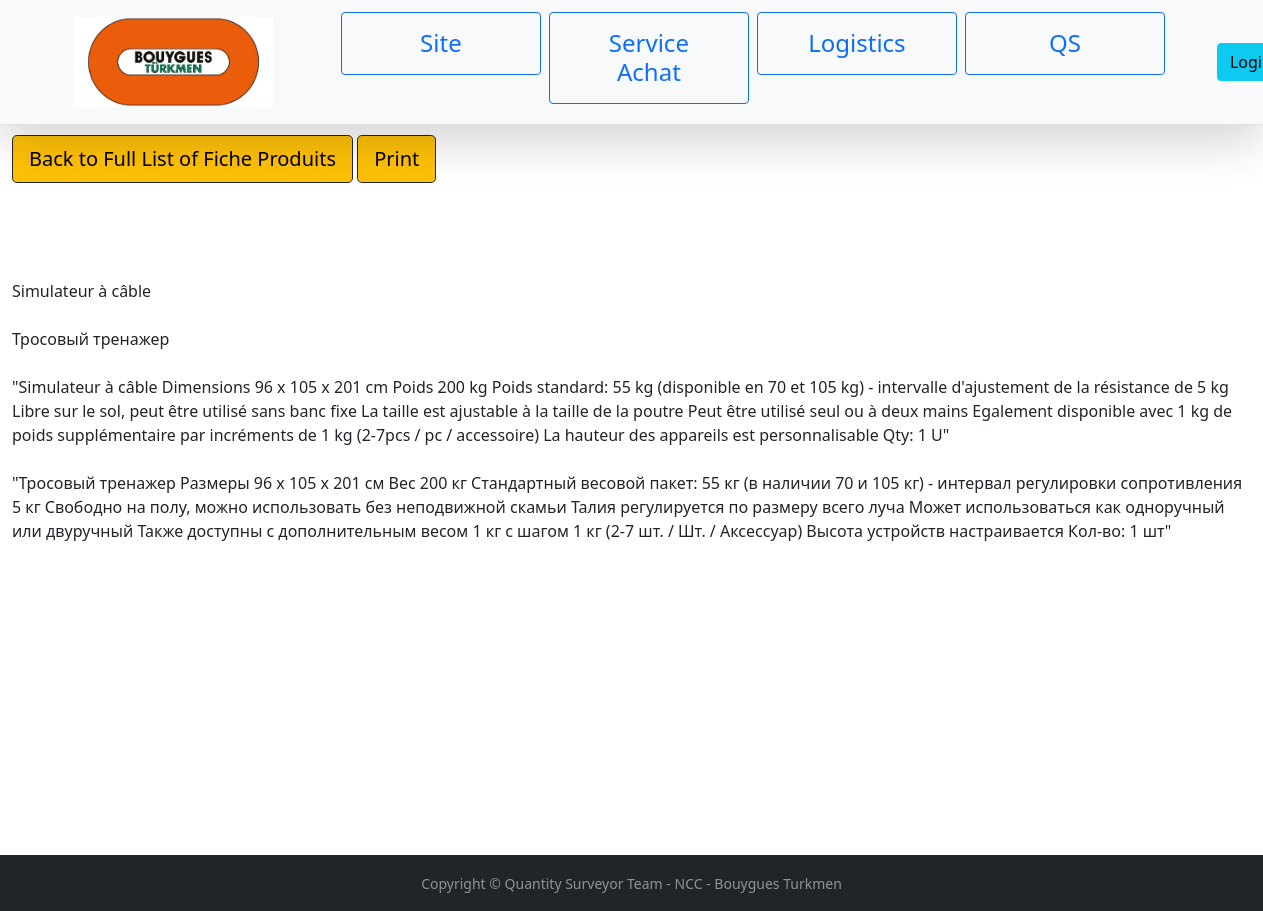
Page /fps/1/ on the committed database.
### fiche_produit/models.py (models this page shows, shortened)
class ProductCard(models.Model):
    number = models.CharField(max_length=10, blank=True, null=True)
    product = models.ForeignKey(Product, on_delete=models.SET_NULL, blank=True, null=True)
    provider = models.ForeignKey(Provider, on_delete=models.SET_NULL, blank=True, null=True)
    origin = models.ForeignKey(Country, on_delete=models.SET_NULL, blank=True, null=True, related_name='origin_country')
    manufactured_in = models.ForeignKey(Country, on_delete=models.SET_NULL, blank=True, null=True, related_name='manufactured_country')
    project = models.ForeignKey(Project,on_delete=models.SET_NULL, blank=True, null=True)
    department = models.ForeignKey(Department, on_delete=models.SET_NULL, blank=True, null=True)
    location = models.ForeignKey(Room, on_delete=models.SET_NULL, blank=True, null=True)
    trade = models.ForeignKey(Trade, on_delete=models.SET_NULL, blank=True, null=True)
    lot = models.ForeignKey(Lot, on_delete=models.SET_NULL, blank=True, null=True)
    fp_type =  models.ForeignKey(FPType, on_delete=models.SET_NULL, blank=True, null=True)
    phase = models.ForeignKey(Phase, on_delete=models.SET_NULL, blank=True, null=True)
    index = models.CharField(max_length=2, blank=True, null=True)
    protocol = models.TextField(max_length=500, blank=True, null=True)
    observation =models.TextField(max_length=500, blank=True, null=True)
    annexe5 = models.ForeignKey('Annexe5', on_delete=models.SET_NULL, blank=True, null=True)
    sign_contractor1 = models.ForeignKey(Employee, on_delete=models.SET_NULL, blank=True, null=True, related_name='sign_emetteur')
    sign_contractor2 = models.ForeignKey(Employee, on_delete=models.SET_NULL, blank=True, null=True, related_name='sign_director')
    sign_tehnadzor = models.CharField(max_length=200, blank=True, null=True)
    sign_client = models.ForeignKey(Client,on_delete=models.SET_NULL, blank=True, null=True)
    date_contractor = models.DateTimeField(auto_now=True, blank=True, null=True)
    date_tehnadzor = models.DateTimeField(auto_now=True, blank=True, null=True)
    date_client = models.DateTimeField(auto_now=True, blank=True, null=True)
    created_by = models.ForeignKey(Employee, on_delete=models.SET_NULL, blank=True, null=True, related_name='created')
    created_at = models.DateTimeField(auto_now=True, blank=True, null=True)
    note_for_achat = models.TextField(max_length=500, blank=True, null=True)
    class Meta:
        constraints = [models.UniqueConstraint(fields=['project','number'], name = 'project-fp-number')]

class Product(models.Model):
    name_en = models.CharField(max_length=200, blank=True, null=True)
    name_fr = models.CharField(max_length=200, blank=True, null=True)
    name_ru = models.CharField(max_length=200, blank=True, null=True)
    name_tm = models.CharField(max_length=200, blank=True, null=True)
    desc_en = models.TextField(max_length=1000, blank=True, null=True)
    desc_fr = models.TextField(max_length=1000, blank=True, null=True)
    desc_ru  = models.TextField(max_length=1000, blank=True, null=True)
    desc_tm  = models.TextField(max_length=1000, blank=True, null=True)
    image = models.ImageField(upload_to='product_image/',blank=True, null=True)
    technical_detail = models.FileField(upload_to='technical_detail/', blank=True, null=True)
    created_by = models.ForeignKey('Employee', on_delete=models.SET_NULL, blank=True, null=True)
    created_at = models.DateTimeField(auto_now=True, blank=True, null=True)

### fiche_produit/views.py (the view)
# urls.py: path('fps/<int:pk>/', FPDetailView.as_view(), name='fpdetail'),
class FPDetailView(generic.DetailView):
    queryset = ProductCard.objects.all()
    context_object_name  = 'fps'
    template_name = 'site/fpdetail.html'

### fiche_produit/context_processors.py (called while the page is built)
def project_renderer(request):
    return {
        'projects': Project.objects.all()
    }

def lot_renderer(request):
    return {
        'lots': Lot.objects.all()
    }

def trade_renderer(request):
    return {
        'trades': Trade.objects.all()
    }

def annexe5_renderer(request):
    return {
        'annexe5s': Annexe5.objects.all()
    }

### templates/site/fpdetail.html (shortened to what this page needs)
{% extends 'base.html' %}
{% load static %}
{% block content %}
<a href="{% url 'fplist' %}" class="btn btn-lg btn-warning border border-dark">Back to Full List of Fiche Produits</a>
<a href="{/fps/{{ fps.id }}/print/" class="btn btn-lg btn-warning border border-dark">Print</a>
<br><br><br><br><br>
{{ fps.product.name_fr }}
<br><br>
{{ fps.product.name_ru }}
<br><br>
{{ fps.product.desc_fr }}
<br><br>
{{ fps.product.desc_ru }}
<br><br><br><br><br>
{% endblock %}

### rows in the picture
ProductCard: product.name_fr "Simulateur à câble", product.name_ru "Тросовый тренажер", product.desc_fr "\"Simulateur à câble Dimensions 96 x 105 x 201 cm Poids 200 kg Poids standard: 55 kg (disponible en 70 et 105 kg) - intervalle d'ajustement de la résistance de 5 kg Libre sur le sol, peut être utilisé sans banc fixe La taille est ajustable à la taille de la poutre Peut être utilisé seul ou à deux mains Egalement disponible avec 1 kg de poids supplémentaire par incréments de 1 kg (2-7pcs / pc / accessoire) La hauteur des appareils est personnalisable Qty: 1 U\"", product.desc_ru "\"Тросовый тренажер Размеры 96 х 105 х 201 см Вес 200 кг Стандартный весовой пакет: 55 кг (в наличии 70 и 105 кг) - интервал регулировки сопротивления 5 кг Свободно на полу, можно использовать без неподвижной скамьи Талия регулируется по размеру всего луча Может использоваться как одноручный или двуручный Также доступны с дополнительным весом 1 кг с шагом 1 кг (2-7 шт. / Шт. / Аксессуар) Высота устройств настраивается Кол-во: 1 шт\""
